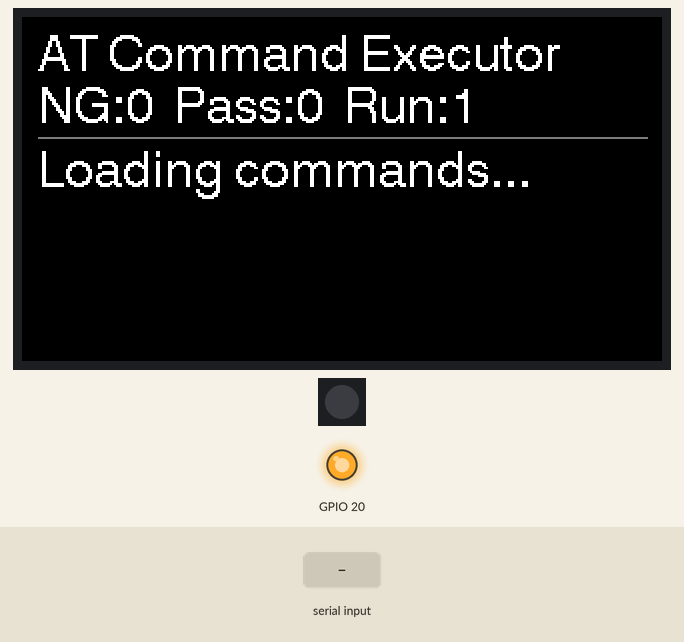
Recording of a sketch running on a simulated ESP32. Shown: 320×172 colour display, 1 RGB LEDs in strip order, left to right, output pins drawn as LEDs (lit = HIGH). Inputs (shaded band) come from the test bench. The strip is taken to match the declared colour order; storage starts empty; what the sketch prints to the serial monitor is not drawn.

Above: at 6.7 s.
9.1 s: "ERROR\n" received over the second serial link
At 9.7 s:
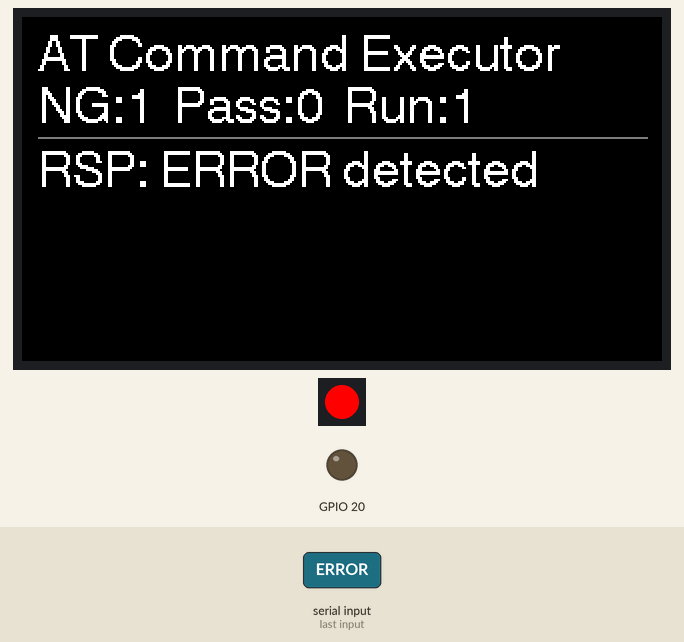
12.1 s: "#\n" received over the second serial link
At 12.9 s:
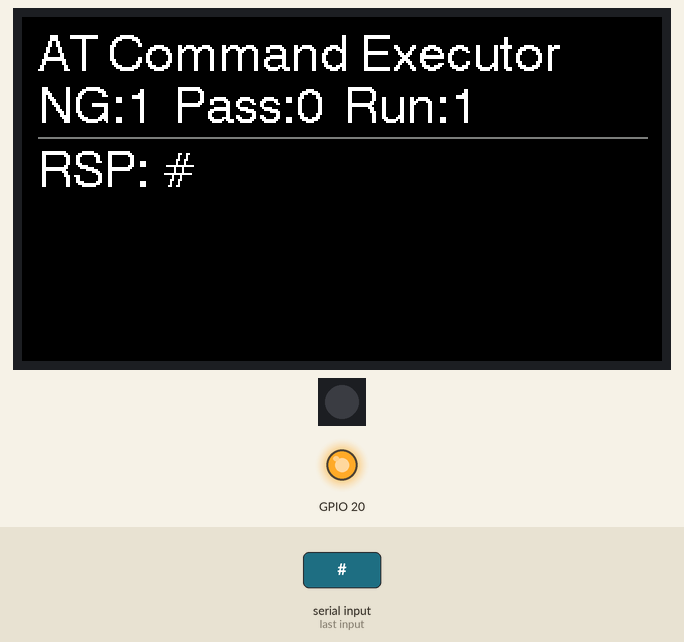
13.7 s: ",13,\n" received over the second serial link
At 14.5 s:
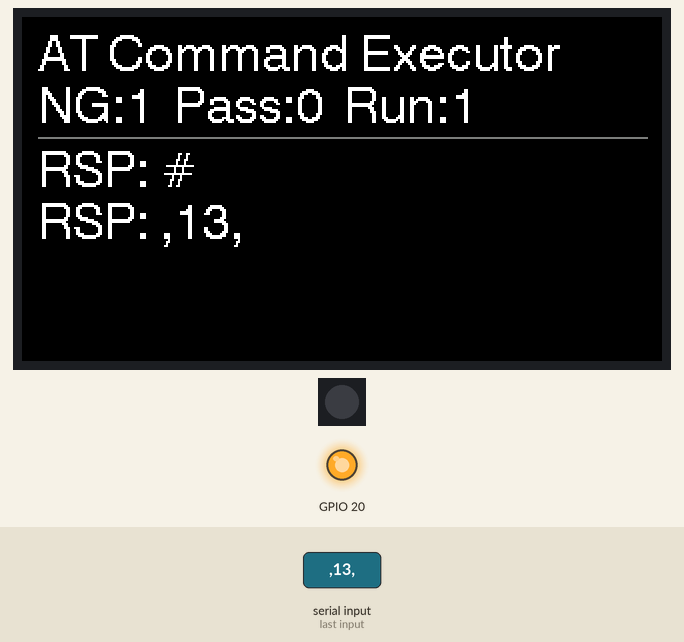
15.2 s: "%SOCKETDATA:1,13,0,\n" received over the second serial link
At 16.4 s:
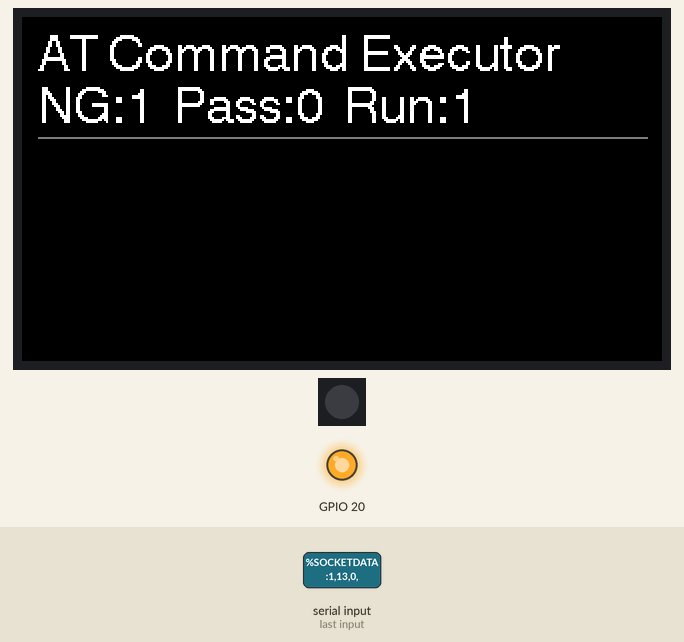
16.7 s: "RSRP: Reported\n" received over the second serial link
At 17.1 s:
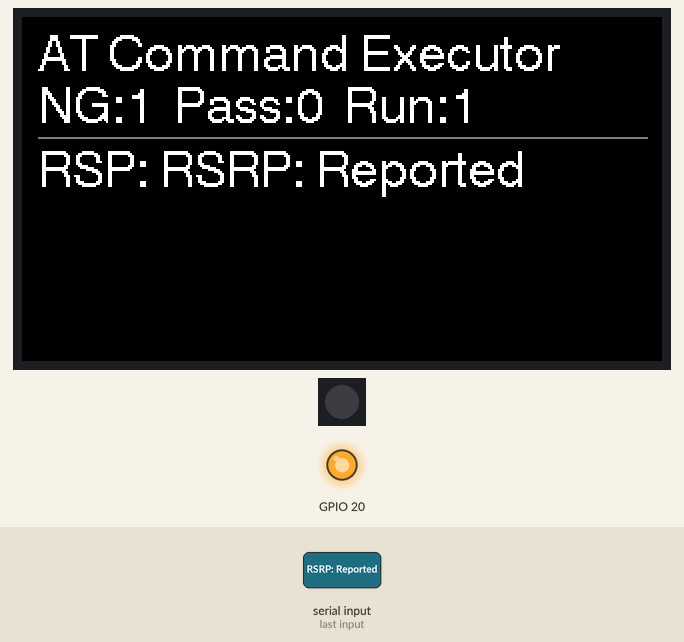
18.2 s: "OK\n" received over the second serial link
At 19.1 s:
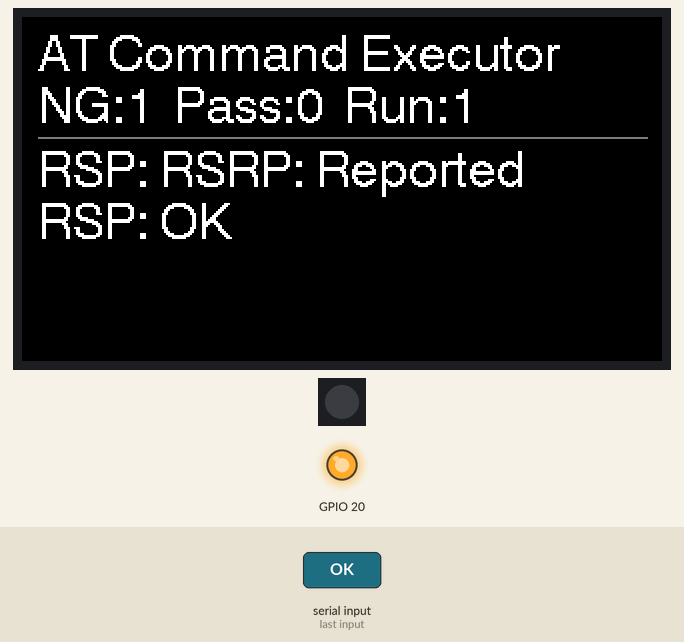
Timing chart, 0 to 21.2 s (numbered marks = the images above; inputs shaded):
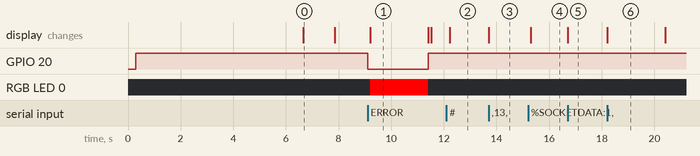

The sketch:

LTEmod_UARTcomm_checker_periodic.ino
```cpp
/*
 * ESP32-C6: LittleFSのcommands1.txtからATコマンドを順次読み込み、UART1経由で送信
 * 1時間おき自動実行、NG/Passカウント表示、オンボードRGB LEDで結果表示
 * - MATCH → 青点灯（Pass加算）
 * - MISMATCH/ERROR → 赤点灯（NG加算）
 * - NG発生時：GPIO20をLOW→1秒後HIGHに復帰、その直後に commands1.txt の先頭から再実行
 */

#include <LovyanGFX.hpp>
#include <LittleFS.h>
#include <vector>

// ==== オンボードRGB LED（WS2812）制御 ====
#include <Adafruit_NeoPixel.h>
#define RGB_PIN   8
#define RGB_COUNT 1
Adafruit_NeoPixel rgb(RGB_COUNT, RGB_PIN, NEO_RGB + NEO_KHZ800);  // 実機に合わせて変更
inline void rgbSet(uint8_t r, uint8_t g, uint8_t b) { rgb.setPixelColor(0, rgb.Color(r,g,b)); rgb.show(); }
inline void showMatch()    { rgbSet(0,   0, 255); }   // 青
inline void showMismatch() { rgbSet(255, 0,   0); }   // 赤
inline void showIdle()     { rgbSet(0,   0,   0); }   // 消灯

/* ==================== LCD設定 ==================== */
class LGFX_ESP32C6_WS : public lgfx::LGFX_Device {
  lgfx::Panel_ST7789 _panel; lgfx::Bus_SPI _bus; lgfx::Light_PWM _light;
public:
  LGFX_ESP32C6_WS(void) {
    { auto cfg=_bus.config(); cfg.spi_host=SPI2_HOST; cfg.spi_mode=0; cfg.freq_write=20000000; cfg.freq_read=10000000;
      cfg.spi_3wire=false; cfg.use_lock=true; cfg.dma_channel=SPI_DMA_CH_AUTO; cfg.pin_sclk=7; cfg.pin_mosi=6; cfg.pin_miso=-1; cfg.pin_dc=15;
      _bus.config(cfg); _panel.setBus(&_bus); }
    { auto cfg=_panel.config(); cfg.pin_cs=14; cfg.pin_rst=21; cfg.pin_busy=-1; cfg.memory_width=172; cfg.memory_height=320;
      cfg.panel_width=172; cfg.panel_height=320; cfg.offset_x=0; cfg.offset_y=0; cfg.invert=false; cfg.rgb_order=false; cfg.readable=false; cfg.bus_shared=false;
      _panel.config(cfg); }
    { auto cfg=_light.config(); cfg.pin_bl=22; cfg.freq=5000; cfg.pwm_channel=0; _light.config(cfg); _panel.setLight(&_light); }
    setPanel(&_panel);
  }
};
LGFX_ESP32C6_WS lcd;

/* ==================== 表示ロジック ==================== */
static const int margin=8; int cursorX=margin; int cursorY=margin; int lineHeight=0; int textSize=1; int responseLineCount=0;

// ==== 周期/NG/Pass/実行回数管理 ====
bool isRunning=false; unsigned long lastRunMillis=0; const unsigned long RUN_INTERVAL_MS=3600000UL;
uint32_t ngCountRun=0;        // このサイクルのNG
uint32_t passCountRun=0;      // このサイクルのPass（MATCH）
uint32_t passCountTotal=0;    // 通算Pass
uint32_t runCounter=0;        // 実行回数

// GPIO20タイムアウト（既存）
unsigned long gpio20LowTime=0; bool gpio20IsLow=false; const unsigned long GPIO20_LOW_DURATION_MS=1000;

// ==== 追加: NG後の再スタート要求フラグ ====
bool pendingRestart = false;

// ==== 追加: GPIO20 リセットシーケンスのトリガ ====
void triggerGpio20Reset() {
  if (!gpio20IsLow) {                 // 二重起動防止
    digitalWrite(20, LOW);            // 即LOW
    gpio20IsLow   = true;
    gpio20LowTime = millis();         // 復帰タイマー開始（loopで1秒後にHIGH）
    Serial.println("[GPIO20] LOW (NG reset sequence started)");
  } else {
    Serial.println("[GPIO20] Already LOW (reset in progress)");
  }
}

// ヘッダー描画（NG/Pass/Run）
void drawHeaderWithStatus() {
  lcd.setCursor(margin, margin); lcd.println("AT Command Executor");
  cursorY = margin + lineHeight; cursorX = margin;
  lcd.setCursor(cursorX, cursorY);
  lcd.printf("NG:%lu  Pass:%lu  Run:%lu", (unsigned long)ngCountRun, (unsigned long)passCountRun, (unsigned long)runCounter);
  cursorY += lineHeight;
  lcd.drawLine(margin, cursorY, lcd.width()-margin, cursorY, TFT_DARKGREY);
  cursorY += (lineHeight/4);
}
void lcdClearBeforeNewLine(bool drawHeader=true){ lcd.fillScreen(TFT_BLACK); cursorX=margin; cursorY=margin; if(drawHeader) drawHeaderWithStatus(); }
void lcdNewLine(){ cursorX=margin; cursorY+=lineHeight; if(cursorY>lcd.height()-margin-lineHeight){ lcdClearBeforeNewLine(); } }
void lcdPrintLine(const String& line){ lcd.setCursor(cursorX,cursorY); lcd.print(line); lcdNewLine(); }

/* ==================== ATコマンド実行 ==================== */
static int currentLineIndex=0; static std::vector<String> commandLines;
bool commandsLoaded=false; bool waitingForCommandResponse=false; unsigned long commandSentTime=0;
const unsigned long COMMAND_RESPONSE_TIMEOUT_MS=10000;

// 送受一致比較用
String sendDataString=""; String receiveDataString=""; bool hasSendData=false; bool hasReceiveData=false;

// RSRP情報
String rsrpInfo=""; bool hasRsrpInfo=false;

// コマンドファイル読み込み
void loadCommandFile(){
  if(!LittleFS.begin(true)){ Serial.println("[ERROR] Failed to mount LittleFS"); return; }
  File file=LittleFS.open("/commands2.txt","r"); if(!file){ Serial.println("[ERROR] Failed to open commands1.txt"); return; }
  commandLines.clear();
  while(file.available()){ String line=file.readStringUntil('\n'); line.trim(); if(line.length()>0) commandLines.push_back(line); }
  file.close();
  Serial.printf("[INFO] Loaded %d lines from commands1.txt\n", commandLines.size());
  commandsLoaded=true; currentLineIndex=0;
}

// 実行サイクル開始
void startRun(){
  ngCountRun=0; passCountRun=0;
  hasSendData=false; hasReceiveData=false; hasRsrpInfo=false;
  waitingForCommandResponse=false; currentLineIndex=0; runCounter++;
  showIdle(); // RGB消灯
  lcdClearBeforeNewLine(); lcdPrintLine("Loading commands...");
  loadCommandFile(); isRunning=true;
  delay(1000); sendNextCommand();
}

// ==== 追加: commands1.txt の先頭から再スタート ====
void restartFromTop() {
  Serial.println("[RESTART] Restarting from line 1 after NG reset");

  isRunning = true;
  waitingForCommandResponse = false;

  hasSendData    = false;
  hasReceiveData = false;
  hasRsrpInfo    = false;
  sendDataString = "";
  receiveDataString = "";
  rsrpInfo = "";

  currentLineIndex = 0;

  lcdClearBeforeNewLine(true);
  lcdPrintLine("Restarting from line 1...");
  loadCommandFile();
  delay(500);
  sendNextCommand();
}

// 次のATコマンド送信
void sendNextCommand(){
  if(!commandsLoaded || currentLineIndex >= (int)commandLines.size()){
    Serial.println("[INFO] All commands completed");
    lcdClearBeforeNewLine(); lcdPrintLine("All commands completed!");

    // 比較結果 & RGB LED & カウント
    if(hasSendData && hasReceiveData){
      if(sendDataString.equals(receiveDataString)){
        lcdPrintLine("String MATCH!");
        Serial.println("[INFO] SEND/RECEIVE strings MATCH! (26 chars)");
        showMatch();       // 青
        passCountRun++;    // 今サイクルのPass
        passCountTotal++;  // 通算Pass
      }else{
        lcdPrintLine("String MISMATCH");
        Serial.printf("[INFO] SEND/RECEIVE strings MISMATCH (26 chars) - SEND: %s, RECEIVE: %s\n",
                      sendDataString.c_str(), receiveDataString.c_str());
        ngCountRun++;      // NG
        showMismatch();    // 赤
        triggerGpio20Reset();
        pendingRestart = true;   // 復帰後に先頭から再スタート
      }
    }else{
      lcdPrintLine("No data to compare");
      showIdle();
    }

    if(hasRsrpInfo){ lcdPrintLine(rsrpInfo); }

    // 通常の1時間待機は、NG再スタートがなければ適用
    isRunning=false; lastRunMillis=millis();
    lcdPrintLine("Next run in 60 minutes...");
    Serial.println("[INFO] Waiting for next hourly run");
    return;
  }

  String command = commandLines[currentLineIndex];

  // コメント行スキップ
  if(command.startsWith("#")){
    Serial.printf("[SKIP] Comment line: %s\n", command.c_str());
    currentLineIndex++; sendNextCommand(); return;
  }

  // SENDの文字列抽出
  if(command.indexOf("AT%SOCKETDATA=\"SEND\",1,13,") >= 0){
    int startPos = command.indexOf(",13,") + 4;
    if(startPos > 3 && startPos < command.length()){
      sendDataString = command.substring(startPos);
      sendDataString.replace("\"",""); if(sendDataString.length()>26) sendDataString = sendDataString.substring(0,26);
      hasSendData=true; Serial.printf("[INFO] SEND data captured (26 chars): %s\n", sendDataString.c_str());
    }
  }

  // 表示＆送信
  lcdClearBeforeNewLine(); lcdPrintLine("CMD: " + command);
  Serial.printf("[TX->UART1] %s\n", command.c_str());
  Serial1.print(command); Serial1.print("\r\n");

  waitingForCommandResponse=true; commandSentTime=millis(); responseLineCount=0; currentLineIndex++;
}

/* ==================== UART設定 ==================== */
static const uint32_t BAUD_PC=115200, BAUD_UART=115200; static const int UART1_TX_PIN=18, UART1_RX_PIN=19;

/* ==================== UART受信（行確定） ==================== */
static std::vector<uint8_t> uart1Buf; static uint32_t uart1LastByteMs=0; static const uint32_t UART1_GAP_MS=50;

bool uart1GetLine(String &out){
  bool got=false;
  while(Serial1.available()){
    uint8_t b=(uint8_t)Serial1.read(); uart1LastByteMs=millis();
    if(b=='\r') continue;
    if(b=='\n'){
      if(!uart1Buf.empty()){
        out.reserve(uart1Buf.size()); for(auto v:uart1Buf) out += (char)v; uart1Buf.clear(); return true;
      }else continue;
    }
    uart1Buf.push_back(b);
    if(uart1Buf.size()>4096){
      out.reserve(uart1Buf.size()); for(auto v:uart1Buf) out += (char)v; uart1Buf.clear(); return true;
    }
  }
  if(!uart1Buf.empty()){
    uint32_t now=millis();
    if(now - uart1LastByteMs >= UART1_GAP_MS){
      out.reserve(uart1Buf.size()); for(auto v:uart1Buf) out += (char)v; uart1Buf.clear(); got=true;
    }
  }
  return got;
}

/* ==================== setup/loop ==================== */
void setup(){
  Serial.begin(BAUD_PC); delay(300);
  pinMode(20, OUTPUT); digitalWrite(20, HIGH); Serial.println("[GPIO20] Set to HIGH");
  Serial1.begin(BAUD_UART, SERIAL_8N1, UART1_RX_PIN, UART1_TX_PIN); Serial1.setRxBufferSize(2048);
  delay(6000);
  lcd.begin(); lcd.setRotation(1); lcd.setBrightness(220); lcd.setFont(&fonts::Font4);
  lcd.setTextSize(1); lcd.setTextColor(TFT_WHITE, TFT_BLACK); lcd.setTextDatum(textdatum_t::top_left);
  lineHeight = lcd.fontHeight() * 1;
  lcdClearBeforeNewLine(); lcdPrintLine("READY - Hourly executor");
  rgb.begin(); rgb.show(); showIdle();
  lastRunMillis = millis();
  startRun();
}

void loop(){
  // ==== 1秒経過でGPIO20を自動復帰（HIGH） ====
  if(gpio20IsLow && (millis()-gpio20LowTime >= GPIO20_LOW_DURATION_MS)){
    digitalWrite(20, HIGH);
    gpio20IsLow=false;
    Serial.println("[GPIO20] Set to HIGH (timeout recovery)");

    // 復帰直後に先頭から再スタート（要求がある場合のみ）
    if (pendingRestart) {
      pendingRestart = false;
      restartFromTop();
      return;
    }
  }

  // 周期実行トリガ（1時間おき）
  if(!isRunning && (millis()-lastRunMillis >= RUN_INTERVAL_MS)){ startRun(); }

  // レスポンスタイムアウト監視
  if(isRunning && waitingForCommandResponse &&
     (millis()-commandSentTime >= COMMAND_RESPONSE_TIMEOUT_MS)){
    Serial.println("[TIMEOUT] No response for 10 seconds - Moving to next command");
    waitingForCommandResponse=false; delay(1000); sendNextCommand();
  }

  String resp;
  if(uart1GetLine(resp)){
    Serial.print("[RX<-UART1] "); Serial.println(resp); responseLineCount++;

    // 受信データ抽出
    if(resp.indexOf("%SOCKETDATA:1,13,0,") >= 0){
      int startPos = resp.indexOf(",0,") + 3;
      if(startPos > 2 && startPos < resp.length()){
        String tmp = resp.substring(startPos);
        int q1 = tmp.indexOf('"'); int q2 = tmp.lastIndexOf('"');
        if(q1>=0 && q2>q1){
          receiveDataString = tmp.substring(q1+1, q2);
          if(receiveDataString.length()>26) receiveDataString = receiveDataString.substring(0,26);
          hasReceiveData = true;
          Serial.printf("[INFO] RECEIVE data captured (26 chars): %s\n", receiveDataString.c_str());
        }
      }
    }

    // RSRP
    if(resp.indexOf("RSRP: Reported") >= 0){
      int s = resp.indexOf("RSRP: Reported"); int c = resp.indexOf(',', s);
      rsrpInfo = (c > s) ? resp.substring(s, c) : resp.substring(s);
      rsrpInfo.replace("Reported ", ""); rsrpInfo += " dBm"; hasRsrpInfo = true;
      Serial.printf("[INFO] RSRP info captured: %s\n", rsrpInfo.c_str());
    }

    // 表示
    if(resp.length()>0){
      String d = resp; if(d.length()>20) d = d.substring(0,17) + "...";
      lcdPrintLine("RSP: " + d);
    }

    // ERROR検出 → NG加算＆LED赤＆GPIO20リセット → 復帰後に先頭から再実行
    if(resp.indexOf("ERROR") >= 0){
      ngCountRun++; showMismatch();
      triggerGpio20Reset();
      pendingRestart = true;         // ★ 復帰後に再スタート
      lcdClearBeforeNewLine(); lcdPrintLine("RSP: ERROR detected");
    }

    // 完了判定
    if(resp.indexOf("OK") >= 0 || resp.indexOf("ERROR") >= 0){
      waitingForCommandResponse=false; delay(2000); sendNextCommand();
    }
  }
}
```

Measured:
- after the input at 9.1 s, GPIO 20: HIGH → LOW at once, → HIGH 2.3 s later; RGB LED 0: off → RGB(255, 0, 0) after 0.10 s, → off 2.2 s later; the display: changes after 0.10 s (image 1)
- after the input at 12.1 s, the display: first differs from a run without the input after 0.13 s (image 2)
- after the input at 13.7 s, the display: changes at once (image 3)
- after the input at 15.2 s, the display: changes after 0.10 s (image 4)
- after the input at 16.7 s, the display: changes at once (image 5)
- after the input at 18.2 s, the display: changes at once (image 6)
- what the display in image 0 shows lasts 1.2 s, from 6.7 s to 7.9 s
